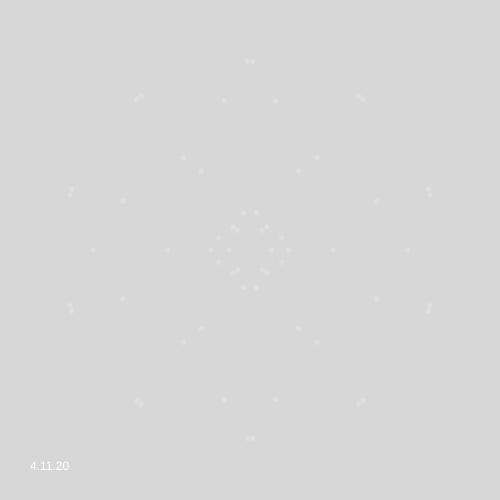
Frame 1 (no input)
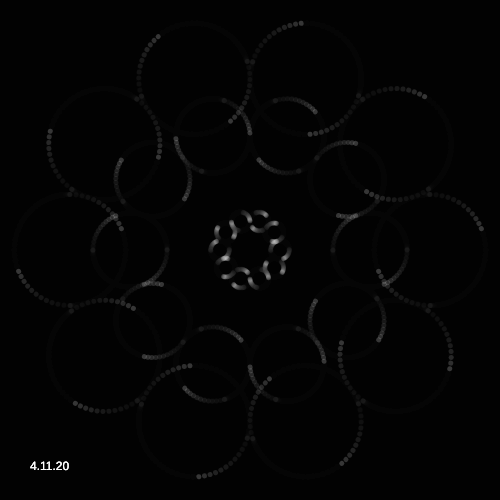
Frame 60 (no input)
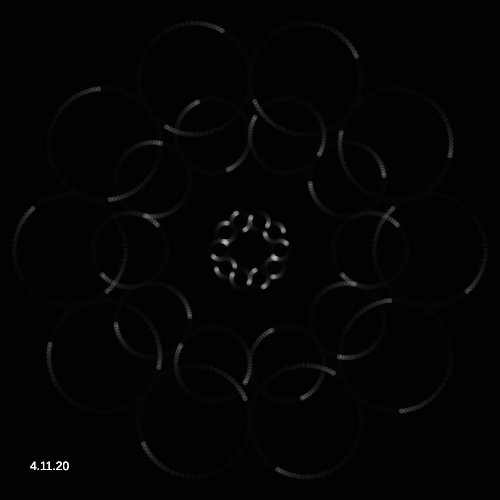
Frame 120 (the mouse pressed at the canvas centre since frame 60)

The p5.js sketch that drew these frames (run headless with seeded random() and noise() and a simulated clock; from frame 60 on, the mouse is pressed at the canvas centre):

// p5.js sketch
// ── sketch.js
function setup() {
  createCanvas(500, 500);
}
var N = 10;
var r = 60;
var k=0, t ;

function draw() {
  background(0, 40);
  fill(255);
  noStroke();
  text("4.11.20", 30, height - 30);

  noStroke();
  fill(255, 50);
  translate(width>>1, height>>1);
  for (var i=0; i<N; i++) {
    var ang = 360/N;
    var l = r*sin(radians(ang/2));
    var x = r*cos(radians(ang*i));
    var y = r*sin(radians(ang*i));
    push()
    translate(x, y);
    rotate(PI/2+radians(ang*i+k));
    line(- l, 0, l, 0);
    pop();

    l = r/2*sin(radians(ang/2));
    x = r/2*cos(radians(ang*i));
    y = r/2*sin(radians(ang*i));

    push();
    translate(x, y);
    rotate(PI/2+radians(-ang*i+k));
    ellipse(0, l, 5, 5);
    ellipse(0, -l, 5, 5);
    pop();


    l = r*2*sin(radians(ang/2));
    x = r*2*cos(radians(ang*i));
    y = r*2*sin(radians(ang*i));

    push();
    translate(x, y);
    rotate(PI/2+radians(-ang*i+k));
    ellipse(0, l, 5, 5);
    ellipse(0, -l, 5, 5);
    pop();



    l = r*3*sin(radians(ang/2));
    x = r*3*cos(radians(ang*i));
    y = r*3*sin(radians(ang*i));
    push()
    translate(x, y);
    rotate(PI/2+radians(ang*i+k));
    ellipse(-l, 0, 5, 5);
    ellipse(l, 0, 5, 5);
    pop();

  }
  k=180*sin(radians(t));
  if (t<90) t+=2;
  else t=0;

}
